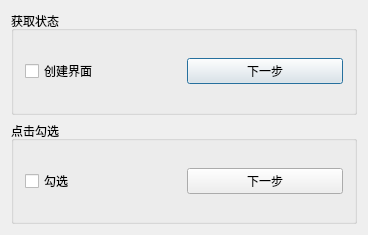
<?xml version="1.0" encoding="UTF-8"?>
<ui version="4.0">
 <class>CheckBox</class>
 <widget class="QDialog" name="CheckBox">
  <property name="geometry">
   <rect>
    <x>0</x>
    <y>0</y>
    <width>368</width>
    <height>235</height>
   </rect>
  </property>
  <property name="windowTitle">
   <string>CheckBox</string>
  </property>
  <layout class="QVBoxLayout" name="verticalLayout">
   <item>
    <widget class="QGroupBox" name="groupBox">
     <property name="title">
      <string>获取状态</string>
     </property>
     <layout class="QHBoxLayout" name="horizontalLayout">
      <item>
       <widget class="QCheckBox" name="checkBox">
        <property name="text">
         <string>创建界面</string>
        </property>
       </widget>
      </item>
      <item>
       <widget class="QPushButton" name="pushButton">
        <property name="text">
         <string>下一步</string>
        </property>
       </widget>
      </item>
     </layout>
    </widget>
   </item>
   <item>
    <widget class="QGroupBox" name="groupBox_2">
     <property name="title">
      <string>点击勾选</string>
     </property>
     <layout class="QHBoxLayout" name="horizontalLayout_2">
      <item>
       <widget class="QCheckBox" name="checkBox_2">
        <property name="text">
         <string>勾选</string>
        </property>
       </widget>
      </item>
      <item>
       <widget class="QPushButton" name="pushButton_2">
        <property name="text">
         <string>下一步</string>
        </property>
       </widget>
      </item>
     </layout>
    </widget>
   </item>
  </layout>
 </widget>
 <layoutdefault spacing="6" margin="11"/>
 <resources/>
 <connections/>
</ui>
